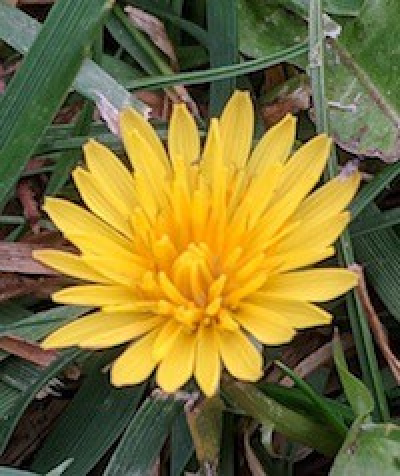
#> input picture sol/flower.png, 400 x 476 px
$ python flower-full.py
#> lines starting #> are read from the running program, lines starting #| are printed output that depends on the picture; after the words box and inside, x2 and y2 are one past the last pixel; in counts of white or black regions, pixels touching at a corner belong together
import cv2
import sys
import imutils

img = cv2.imread("flower.png")
#> img is the input picture: shape (476, 400, 3); mean B, G, R 55, 113.3, 123.9

if img is None:
    sys.exit("Could not read the image.")

(h, w, d) = img.shape
#> h = 476; w = 400; d = 3
print("width=", w, "height=", h, "depth=", d)
#| width= 400 height= 476 depth= 3

cv2.imshow("Display window", img)
k = cv2.waitKey(0)
#> (key Esc is pressed here)

if k == ord("s"):
    cv2.imwrite("flower-copy.png", img)

# access the RGB pixel located at x=50, y=100, keepind in mind that
# OpenCV stores images in BGR order rather than RGB
(B, G, R) = img[100, 50]
#> B = 38; G = 83; R = 44
print("R={}, G={}, B={}".format(R, G, B))
#| R=44, G=83, B=38

# extract a 100x100 pixel square ROI (Region of Interest) from the
# input image starting at x=320,y=60 at ending at x=420,y=160
roi = img[100:400, 50:350]
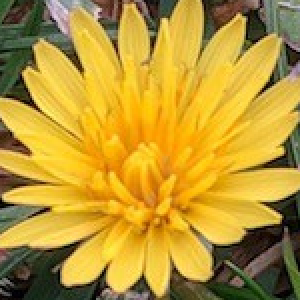
#> roi: shape (300, 300, 3); mean B, G, R 52.2, 151.5, 186
cv2.imshow("ROI", roi)
cv2.waitKey(0)

# resize the image to 200x200px, ignoring aspect ratio
resized = cv2.resize(img, (200, 200))
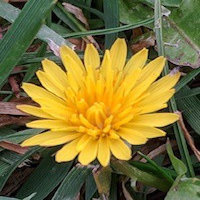
#> resized: shape (200, 200, 3); mean B, G, R 54.9, 113.2, 123.8
cv2.imshow("Fixed Resizing", resized)
cv2.waitKey(0)

# fixed resizing and distort aspect ratio so let's resize the width
# to be 300px but compute the new height based on the aspect ratio
r = 300.0 / w
#> r = 0.75
dim = (300, int(h * r))
#> dim = (300, 357)
resized = cv2.resize(img, dim)
#> resized: shape (357, 300, 3)
cv2.imshow("Aspect Ratio Resize", resized)
cv2.waitKey(0)

# let's rotate an image 45 degrees clockwise using OpenCV by first
# computing the image center, then constructing the rotation matrix,
# and then finally applying the affine warp
center = (w // 2, h // 2)
#> center = (200, 238)
M = cv2.getRotationMatrix2D(center, -45, 1.0)
rotated = cv2.warpAffine(img, M, (w, h))
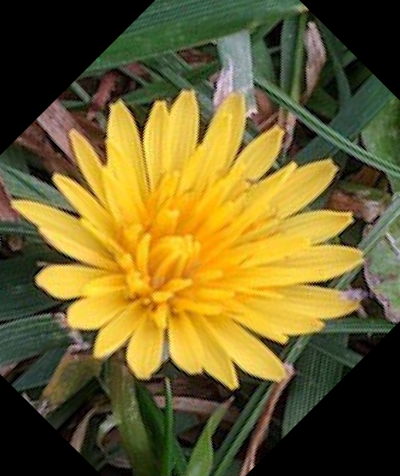
#> rotated: shape (476, 400, 3); mean B, G, R 43.2, 97.4, 110.7
cv2.imshow("OpenCV Rotation", rotated)
cv2.waitKey(0)

# apply a Gaussian blur with a 11x11 kernel to the image to smooth it,
# useful when reducing high frequency noise
blurred = cv2.GaussianBlur(img, (11, 11), 0)
cv2.imshow("Blurred", blurred)
cv2.waitKey(0)

# draw a 2px thick red rectangle surrounding the face
output = img.copy()
cv2.rectangle(output, (50, 100), (350, 400), (0, 0, 255), 2)
cv2.imshow("Rectangle", output)
cv2.waitKey(0)

# draw a blue 20px (filled in) circle on the image centered at
# x=300,y=150
output = img.copy()
cv2.circle(output, (300, 150), 20, (255, 0, 0), -1)
cv2.imshow("Circle", output)
cv2.waitKey(0)

# draw a 5px thick red line from x=60,y=20 to x=300,y=200
output = img.copy()
cv2.line(output, (60, 20), (300, 200), (0, 0, 255), 5)
cv2.imshow("Line", output)
cv2.waitKey(0)

# draw green text on the image
output = img.copy()
cv2.putText(output, "Anyone Python with OpenCV", (10, 25),
	cv2.FONT_HERSHEY_SIMPLEX, 0.7, (0, 255, 0), 2)
cv2.imshow("Text", output)
cv2.waitKey(0)

# convert the image to grayscale
gray = cv2.cvtColor(img, cv2.COLOR_BGR2GRAY)
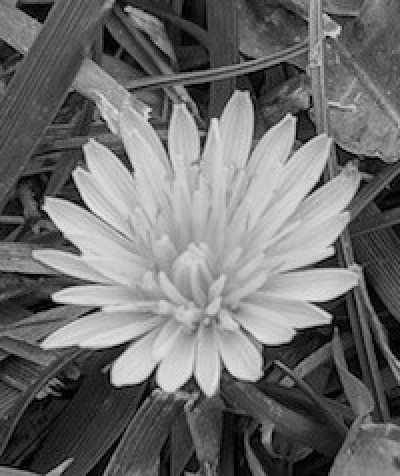
#> gray: shape (476, 400); min 0, max 235, mean 109.8
cv2.imshow("Gray", gray)
cv2.waitKey(0)

# applying edge detection we can find the outlines of objects in
# images
edged = cv2.Canny(gray, 250, 500)
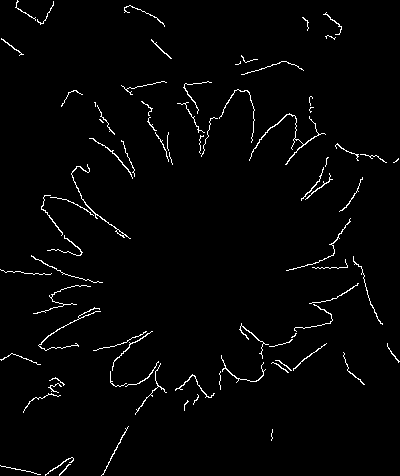
#> edged: shape (476, 400); 2.1% white in thin lines or dots
cv2.imshow("Edged", edged)
cv2.waitKey(0)

# threshold the image by setting all pixel values less than 165
# to 0 (black; background) and all pixel values >= 165 to 255
# (while; foreground), thereby segmenting the image
thresh = cv2.threshold(gray, 165, 255, cv2.THRESH_BINARY)[1]
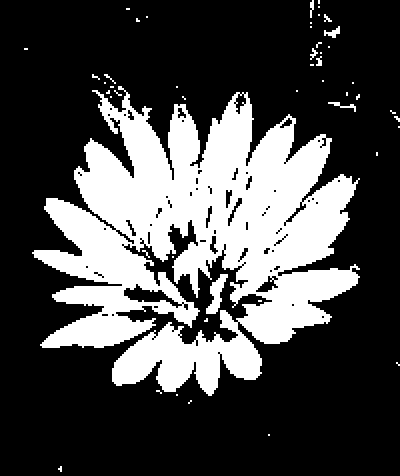
#> thresh: shape (476, 400); 28.9% white; 49 white regions (37 under 20 px)
cv2.imshow("Thresh", thresh)
cv2.waitKey(0)

# find contours (i.e., outlines) of the foreground objects in the
# thresholded image
cnts = cv2.findContours(thresh.copy(), cv2.RETR_EXTERNAL,
                       cv2.CHAIN_APPROX_SIMPLE)
#> cnts = 49 contours, 42 with area under 20; largest, box (x1, y1, x2, y2) and area: (32, 86, 360, 396) 53880, (206, 274, 228, 314) 346, (324, 26, 340, 38) 65, (328, 102, 356, 112) 48, (310, 0, 314, 18) 27, (316, 56, 322, 66) 24, (310, 48, 318, 60) 22
cnts = imutils.grab_contours(cnts)
output = img.copy()
# loop over the contours
for c in cnts:
    # draw each contour on the output image with a 3px thick purple
    # outline, then display
    cv2.drawContours(output, [c], -1, (240, 0, 159), 3)
#> this loop made 49 passes
#> c on passes 2, 4, 8, 10, 12, 13, 18, 20, 21, 24, 26, 27: [[268, 434], [268, 435], [269, 435], [269, 434]], [[176, 394], [176, 395], [177, 395], [177, 394]], [[258, 300], [258, 301], [261, 301], [261, 300]], [[172, 256], [172, 257], [173, 257], [173, 256]], [[376, 152], [376, 155], [377, 155], [377, 152]], [[398, 126], [398, 127], [399, 127], [399, 126]], [[110, 96], [110, 97], [111, 97], [111, 96]], [[346, 92], [346, 95], [347, 95], [347, 92]], [[296, 90], [296, 91], [297, 91], [297, 90]], [[176, 86], [176, 87], [177, 87], [177, 86]], [[110, 86], [110, 87], [113, 87], [113, 86]], [[352, 82], [352, 83], [353, 83], [353, 82]]
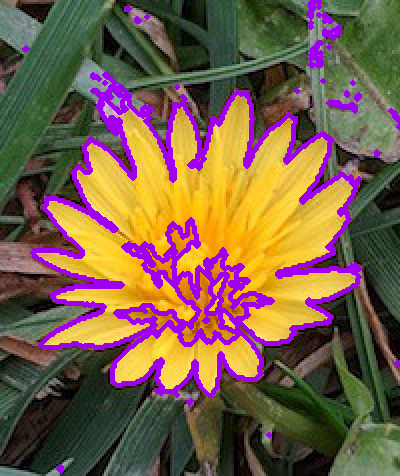
#> output: shape (476, 400, 3); 11.16% of pixels changed, all inside (x1, y1, x2, y2) = (22, 0, 400, 474)
cv2.imshow("Contours", output)
cv2.waitKey(0)
